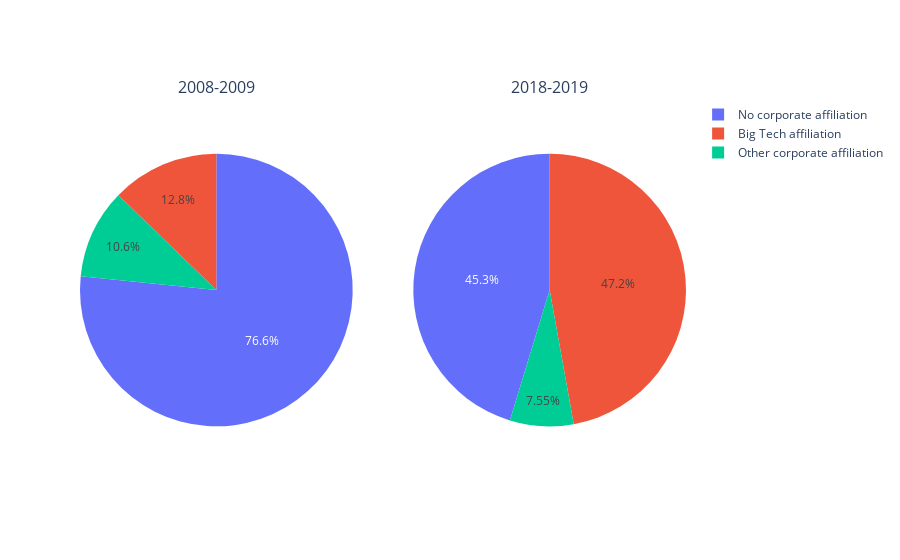

The notebook cell saved with this chart:
### Code cell
fig = make_subplots(rows=1, cols=2, subplot_titles=eras, specs=[[{"type": "pie"}, {"type": "pie"}]])
fig.add_traces(data=[px.pie(affils, names='Category', values='Fraction', title=i).data[0] for i, affils in enumerate(all_affils)], rows=1, cols=[1,2])
fig.write_image(results_dirname + 'corporate_affiliations.png')
fig

### Figure 1 — Plotly figure (JSON) as saved in the notebook; plotly's stock layout.template omitted (floating-point values rounded to 4 significant figures)
{"data": [{"domain": {"x": [0, 0.45], "y": [0, 1]}, "hovertemplate": "Category=%{label}<br>Fraction=%{value}<extra></extra>", "labels": ["Big Tech affiliation", "Other corporate affiliation", "No corporate affiliation"], "legendgroup": "", "name": "", "showlegend": true, "type": "pie", "values": [0.1277, 0.1064, 0.766]}, {"domain": {"x": [0.55, 1], "y": [0, 1]}, "hovertemplate": "Category=%{label}<br>Fraction=%{value}<extra></extra>", "labels": ["Big Tech affiliation", "Other corporate affiliation", "No corporate affiliation"], "legendgroup": "", "name": "", "showlegend": true, "type": "pie", "values": [0.4717, 0.07547, 0.4528]}], "layout": {"annotations": [{"font": {"size": 16}, "showarrow": false, "text": "2008-2009", "x": 0.225, "xanchor": "center", "xref": "paper", "y": 1, "yanchor": "bottom", "yref": "paper"}, {"font": {"size": 16}, "showarrow": false, "text": "2018-2019", "x": 0.775, "xanchor": "center", "xref": "paper", "y": 1, "yanchor": "bottom", "yref": "paper"}], "autosize": true}}
